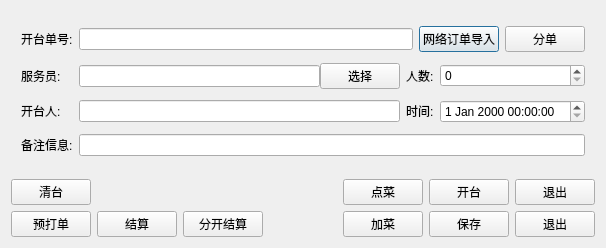
<?xml version="1.0" encoding="UTF-8"?>
<ui version="4.0">
 <class>founding_cook</class>
 <widget class="QDialog" name="founding_cook">
  <property name="geometry">
   <rect>
    <x>0</x>
    <y>0</y>
    <width>606</width>
    <height>248</height>
   </rect>
  </property>
  <property name="windowTitle">
   <string>Dialog</string>
  </property>
  <layout class="QVBoxLayout" name="verticalLayout" stretch="1,0,0">
   <item>
    <widget class="QFrame" name="frame">
     <property name="outer_stylesheet" stdset="0">
      <string>frame_detail_show</string>
     </property>
     <layout class="QGridLayout" name="gridLayout" columnstretch="1,0,0,0">
      <property name="leftMargin">
       <number>10</number>
      </property>
      <property name="topMargin">
       <number>10</number>
      </property>
      <property name="rightMargin">
       <number>10</number>
      </property>
      <property name="bottomMargin">
       <number>10</number>
      </property>
      <item row="0" column="0" colspan="3">
       <layout class="QHBoxLayout" name="horizontalLayout_8" stretch="0,1,0,0">
        <item>
         <widget class="QLabel" name="label_2">
          <property name="sizePolicy">
           <sizepolicy hsizetype="Fixed" vsizetype="Fixed">
            <horstretch>0</horstretch>
            <verstretch>0</verstretch>
           </sizepolicy>
          </property>
          <property name="text">
           <string>开台单号:</string>
          </property>
         </widget>
        </item>
        <item>
         <widget class="QLineEdit" name="lineEdit_ch_billno"/>
        </item>
        <item>
         <widget class="pushbutton_underline" name="pushButton_inline">
          <property name="text">
           <string>网络订单导入</string>
          </property>
         </widget>
        </item>
        <item>
         <widget class="pushbutton_underline" name="pushButton_div">
          <property name="text">
           <string>分单</string>
          </property>
         </widget>
        </item>
       </layout>
      </item>
      <item row="0" column="3" rowspan="4">
       <layout class="QHBoxLayout" name="horizontalLayout_div"/>
      </item>
      <item row="1" column="2">
       <layout class="QHBoxLayout" name="horizontalLayout_5">
        <item>
         <widget class="QLabel" name="label_4">
          <property name="sizePolicy">
           <sizepolicy hsizetype="Fixed" vsizetype="Fixed">
            <horstretch>0</horstretch>
            <verstretch>0</verstretch>
           </sizepolicy>
          </property>
          <property name="text">
           <string>人数:</string>
          </property>
         </widget>
        </item>
        <item>
         <widget class="lds_spinbox" name="lineEdit_int_person"/>
        </item>
       </layout>
      </item>
      <item row="2" column="1">
       <widget class="QLineEdit" name="lineEdit_vch_operid"/>
      </item>
      <item row="2" column="2">
       <layout class="QHBoxLayout" name="horizontalLayout_4">
        <item>
         <widget class="QLabel" name="label_7">
          <property name="sizePolicy">
           <sizepolicy hsizetype="Fixed" vsizetype="Fixed">
            <horstretch>0</horstretch>
            <verstretch>0</verstretch>
           </sizepolicy>
          </property>
          <property name="text">
           <string>时间:</string>
          </property>
         </widget>
        </item>
        <item>
         <widget class="lds_datetimeEdit" name="dateTimeEdit_dt_operdate"/>
        </item>
       </layout>
      </item>
      <item row="1" column="0">
       <widget class="QLabel" name="label_5">
        <property name="sizePolicy">
         <sizepolicy hsizetype="Fixed" vsizetype="Fixed">
          <horstretch>0</horstretch>
          <verstretch>0</verstretch>
         </sizepolicy>
        </property>
        <property name="text">
         <string>服务员:</string>
        </property>
       </widget>
      </item>
      <item row="2" column="0">
       <widget class="QLabel" name="label_8">
        <property name="sizePolicy">
         <sizepolicy hsizetype="Fixed" vsizetype="Fixed">
          <horstretch>0</horstretch>
          <verstretch>0</verstretch>
         </sizepolicy>
        </property>
        <property name="text">
         <string>开台人:</string>
        </property>
       </widget>
      </item>
      <item row="1" column="1">
       <layout class="QHBoxLayout" name="horizontalLayout">
        <property name="spacing">
         <number>0</number>
        </property>
        <item>
         <widget class="QLineEdit" name="lineEdit_vch_waiter"/>
        </item>
        <item>
         <widget class="pushbutton_underline" name="pushButton_9">
          <property name="text">
           <string>选择</string>
          </property>
         </widget>
        </item>
       </layout>
      </item>
      <item row="3" column="0">
       <widget class="QLabel" name="label_6">
        <property name="sizePolicy">
         <sizepolicy hsizetype="Fixed" vsizetype="Fixed">
          <horstretch>0</horstretch>
          <verstretch>0</verstretch>
         </sizepolicy>
        </property>
        <property name="text">
         <string>备注信息:</string>
        </property>
       </widget>
      </item>
      <item row="3" column="1" colspan="2">
       <widget class="QLineEdit" name="lineEdit_vch_memo"/>
      </item>
     </layout>
    </widget>
   </item>
   <item>
    <widget class="QFrame" name="frame_stack1">
     <layout class="QHBoxLayout" name="horizontalLayout_3">
      <property name="leftMargin">
       <number>0</number>
      </property>
      <property name="topMargin">
       <number>0</number>
      </property>
      <property name="rightMargin">
       <number>0</number>
      </property>
      <property name="bottomMargin">
       <number>0</number>
      </property>
      <item>
       <widget class="lds_toolbar_button" name="pushButton_bar_clear">
        <property name="text">
         <string>清台</string>
        </property>
        <property name="outer_stylesheet" stdset="0">
         <string>pushbutton</string>
        </property>
       </widget>
      </item>
      <item>
       <spacer name="horizontalSpacer">
        <property name="orientation">
         <enum>Qt::Horizontal</enum>
        </property>
        <property name="sizeHint" stdset="0">
         <size>
          <width>59</width>
          <height>20</height>
         </size>
        </property>
       </spacer>
      </item>
      <item>
       <widget class="lds_toolbar_button" name="pushButton_13">
        <property name="text">
         <string>点菜</string>
        </property>
        <property name="outer_stylesheet" stdset="0">
         <string>pushbutton</string>
        </property>
       </widget>
      </item>
      <item>
       <widget class="lds_toolbar_button" name="pushButton_open">
        <property name="text">
         <string>开台</string>
        </property>
        <property name="outer_stylesheet" stdset="0">
         <string>pushbutton</string>
        </property>
       </widget>
      </item>
      <item>
       <widget class="lds_toolbar_button" name="pushButton_14">
        <property name="text">
         <string>退出</string>
        </property>
        <property name="outer_stylesheet" stdset="0">
         <string>pushbutton</string>
        </property>
       </widget>
      </item>
     </layout>
    </widget>
   </item>
   <item>
    <widget class="QFrame" name="frame_stack2">
     <layout class="QHBoxLayout">
      <property name="leftMargin">
       <number>0</number>
      </property>
      <property name="topMargin">
       <number>0</number>
      </property>
      <property name="rightMargin">
       <number>0</number>
      </property>
      <property name="bottomMargin">
       <number>0</number>
      </property>
      <item>
       <widget class="lds_toolbar_button" name="pushButton_reprint">
        <property name="text">
         <string>预打单</string>
        </property>
        <property name="outer_stylesheet" stdset="0">
         <string>pushbutton</string>
        </property>
       </widget>
      </item>
      <item>
       <widget class="lds_toolbar_button" name="pushButton_pay">
        <property name="text">
         <string>结算</string>
        </property>
        <property name="outer_stylesheet" stdset="0">
         <string>pushbutton</string>
        </property>
       </widget>
      </item>
      <item>
       <widget class="lds_toolbar_button" name="pushButton_pay_div">
        <property name="text">
         <string>分开结算</string>
        </property>
        <property name="outer_stylesheet" stdset="0">
         <string>pushbutton</string>
        </property>
       </widget>
      </item>
      <item>
       <spacer name="horizontalSpacer_2">
        <property name="orientation">
         <enum>Qt::Horizontal</enum>
        </property>
        <property name="sizeHint" stdset="0">
         <size>
          <width>40</width>
          <height>20</height>
         </size>
        </property>
       </spacer>
      </item>
      <item>
       <widget class="lds_toolbar_button" name="pushButton_ed_order">
        <property name="text">
         <string>加菜</string>
        </property>
        <property name="outer_stylesheet" stdset="0">
         <string>pushbutton</string>
        </property>
       </widget>
      </item>
      <item>
       <widget class="lds_toolbar_button" name="pushButton_ed_save">
        <property name="text">
         <string>保存</string>
        </property>
        <property name="outer_stylesheet" stdset="0">
         <string>pushbutton</string>
        </property>
       </widget>
      </item>
      <item>
       <widget class="lds_toolbar_button" name="pushButton_ed_exit">
        <property name="text">
         <string>退出</string>
        </property>
        <property name="outer_stylesheet" stdset="0">
         <string>pushbutton</string>
        </property>
       </widget>
      </item>
     </layout>
    </widget>
   </item>
  </layout>
 </widget>
 <customwidgets>
  <customwidget>
   <class>lds_toolbar_button</class>
   <extends>QPushButton</extends>
   <header>lds_toolbar_button.h</header>
  </customwidget>
  <customwidget>
   <class>lds_spinbox</class>
   <extends>QSpinBox</extends>
   <header>lds_spinbox.h</header>
  </customwidget>
  <customwidget>
   <class>lds_datetimeEdit</class>
   <extends>QDateTimeEdit</extends>
   <header>lds_datetimeedit.h</header>
  </customwidget>
  <customwidget>
   <class>pushbutton_underline</class>
   <extends>QPushButton</extends>
   <header>pushbutton_underline.h</header>
  </customwidget>
 </customwidgets>
 <tabstops>
  <tabstop>pushButton_13</tabstop>
  <tabstop>pushButton_ed_order</tabstop>
  <tabstop>pushButton_ed_exit</tabstop>
  <tabstop>lineEdit_vch_waiter</tabstop>
  <tabstop>dateTimeEdit_dt_operdate</tabstop>
  <tabstop>lineEdit_vch_operid</tabstop>
  <tabstop>lineEdit_vch_memo</tabstop>
  <tabstop>pushButton_reprint</tabstop>
  <tabstop>pushButton_pay</tabstop>
  <tabstop>pushButton_pay_div</tabstop>
  <tabstop>lineEdit_ch_billno</tabstop>
  <tabstop>pushButton_bar_clear</tabstop>
  <tabstop>pushButton_div</tabstop>
  <tabstop>pushButton_open</tabstop>
  <tabstop>pushButton_14</tabstop>
  <tabstop>pushButton_9</tabstop>
  <tabstop>pushButton_inline</tabstop>
  <tabstop>pushButton_ed_save</tabstop>
  <tabstop>lineEdit_int_person</tabstop>
 </tabstops>
 <resources/>
 <connections/>
</ui>
